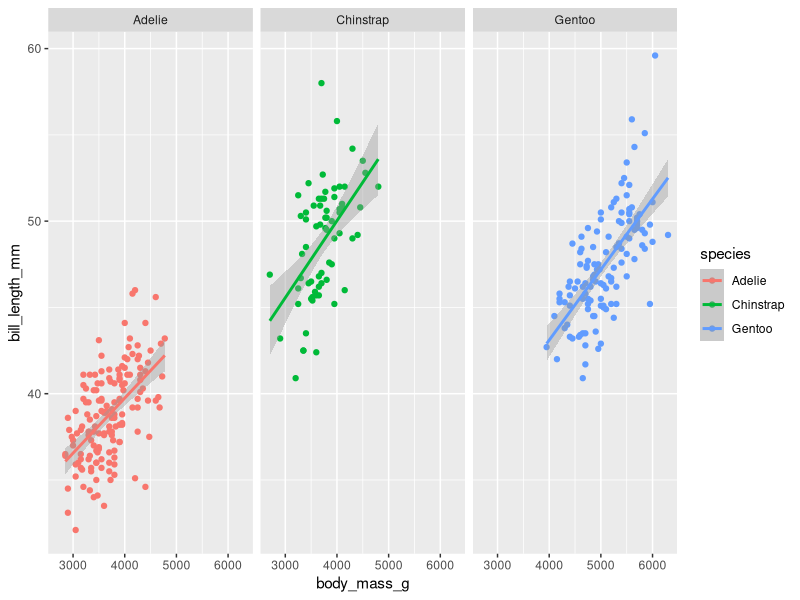

Reproduce this figure in R. (Note: this script raises an error after producing the figure.)
# Script name
# Author
# Date


# Libraries ---------------------------------------------------------------

library(tidyverse)
library(RColorBrewer)
library(palmerpenguins)


# Data --------------------------------------------------------------------

# Load the dataset into the local environment
penguins <- penguins


# Example -----------------------------------------------------------------

# Basic faceted plot
lm_1 <- ggplot(data = penguins,
       aes(x = body_mass_g, y = bill_length_mm, colour = species)) +
  geom_point() +
  geom_smooth(method = "lm") +
  facet_wrap(~species)
lm_1

# Basic combined plot
ggarrange(lm_1, lm_1)


# Exercise 1 --------------------------------------------------------------

# Create a new plot type and facet by gender


# Exercise 2 --------------------------------------------------------------

# Create a new plot type and facet by two categories


# Exercise 3 --------------------------------------------------------------

# Combine all of the plots you've created so far and save


# BONUS -------------------------------------------------------------------

# Use a different package to combine plots

